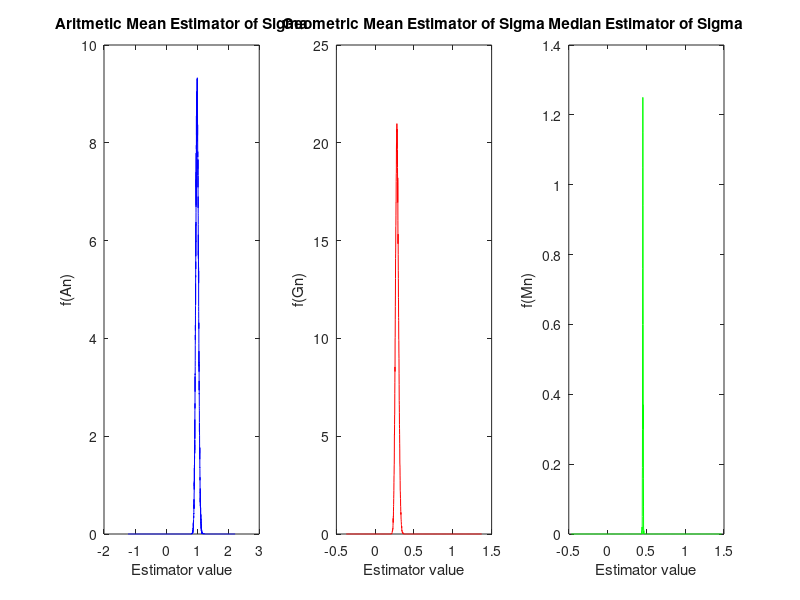

Reproduce this figure in MATLAB.
%David Jacob
%John Shaver
%ECE 345
%Project 3
%Part 2, b

clc 
clear all

size = 100000;
n = 1000;
v = normrnd(0,1,size, n);

An = mean(v.^2, 2);
Gn = geomean(v.^2,2);
Md = median(v.^2);

x1 = (-(max(An))):0.001:(max(An)+1);
[normdist1,x1] = hist(An, x1);
normdist1=normdist1/.001/size;

x2 = (-(max(Gn))):0.001:(max(Gn)+1);
[normdist2,x2] = hist(Gn, x2);
normdist2=normdist2/.001/size;

x3 = (-(max(Md))):0.001:(max(Md)+1);
[normdist3,x3] = hist(Md, x3);
normdist3=normdist3/.001/size;

 figure(1)
    subplot(1,3,1)
    plot(x1,normdist1,'-b')
    title('Aritmetic Mean Estimator of Sigma')
    xlabel('Estimator value')
    ylabel('f(An)')
    
    subplot(1,3,2)
    plot(x2,normdist2,'-r')
    title('Geometric Mean Estimator of Sigma')
    xlabel('Estimator value')
    ylabel('f(Gn)')
    
    subplot(1,3,3)
    plot(x3,normdist3,'-g')
    title('Median Estimator of Sigma')
    xlabel('Estimator value')
    ylabel('f(Mn)')